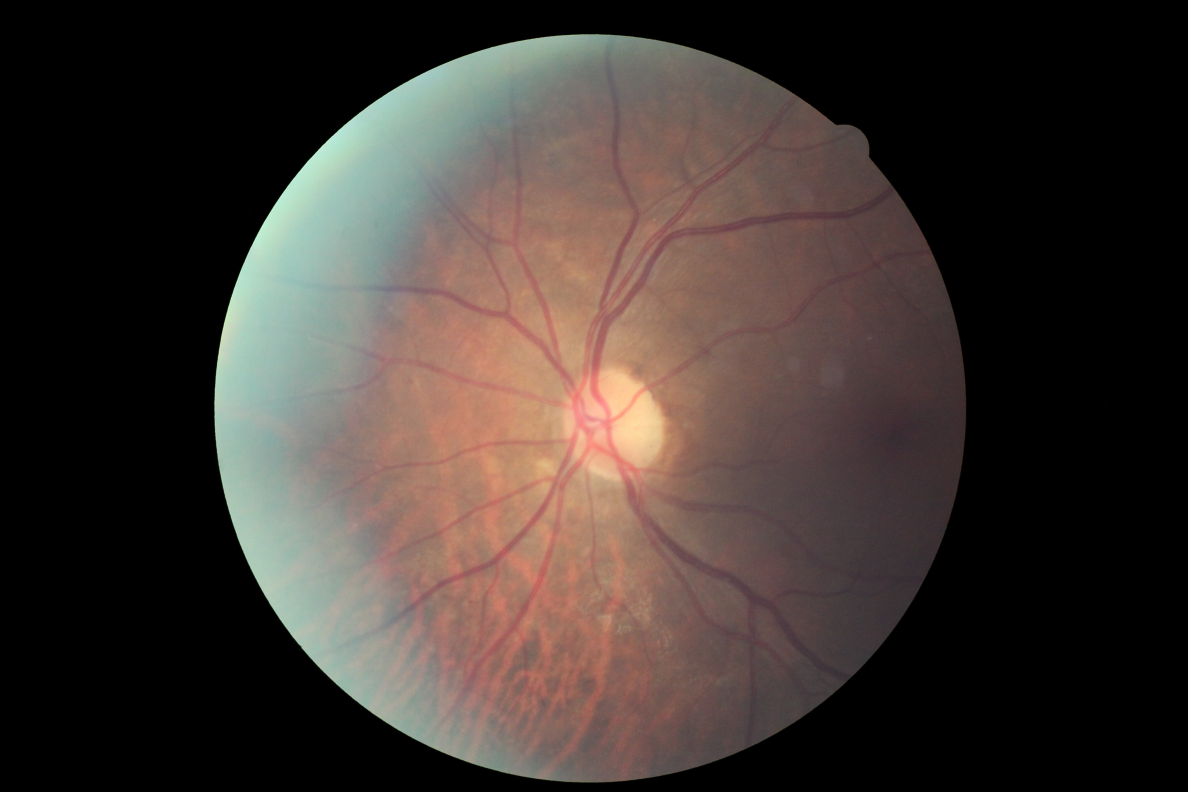
#> input picture Data/sample/data/test/10_left.jpeg, 4752 x 3168 px, given as the content of the folder ../../Data/sample/data/train-rescale/, which was not available (shown at 1/4 size)
$ python resize_images.py
#> lines starting #> are read from the running program, lines starting #| are printed output that depends on the picture; pictures that were not available may be replaced by others from this repository, and a replacement may not be noted
import os
import sys
# from PIL import Image
from PIL import ImageFile
ImageFile.LOAD_TRUNCATED_IMAGES = True
from skimage import io
from skimage.transform import resize
import numpy as np

root_dir = '../../Data/sample/'

def create_directory(directory):
    '''
    Creates a new folder in the specified directory if the folder doesn't exist.

    INPUT
        directory: Folder to be created, called as "folder/".

    OUTPUT
        New folder in the current directory.
    '''
    if not os.path.exists(directory):
        os.makedirs(directory)


def crop_and_resize_images(path, new_path, img_size=256):
    '''
    Crops, resizes, and stores all images from a directory in a new directory.

    INPUT
        path: Path where the current, unscaled images are contained.
        new_path: Path to save the resized images.
        img_size: New size for the rescaled images.

    OUTPUT
        All images cropped, resized, and saved from the old folder to the new folder.
    '''
#> called with path = '../../Data/sample/data/train-rescale/', img_size = 256
    create_directory(new_path)
    dirs = [l for l in os.listdir(path) if l != '.DS_Store']
    total = 0

    for item in dirs:
        img = io.imread(path+item)
#> img is the input picture: shape (3168, 4752, 3); mean R, G, B 64.1, 54.6, 49.9
        y,x,channel = img.shape
#> y = 3168; x = 4752; channel = 3
        if x > y :
            cropx = y
#> cropx = 3168
            cropy = y
#> cropy = 3168
        else:
            cropx = x
            cropy = x

        startx = x//2-(cropx//2)
#> startx = 792
        starty = y//2-(cropy//2)
#> starty = 0
        img = img[starty:starty+cropy,startx:startx+cropx]
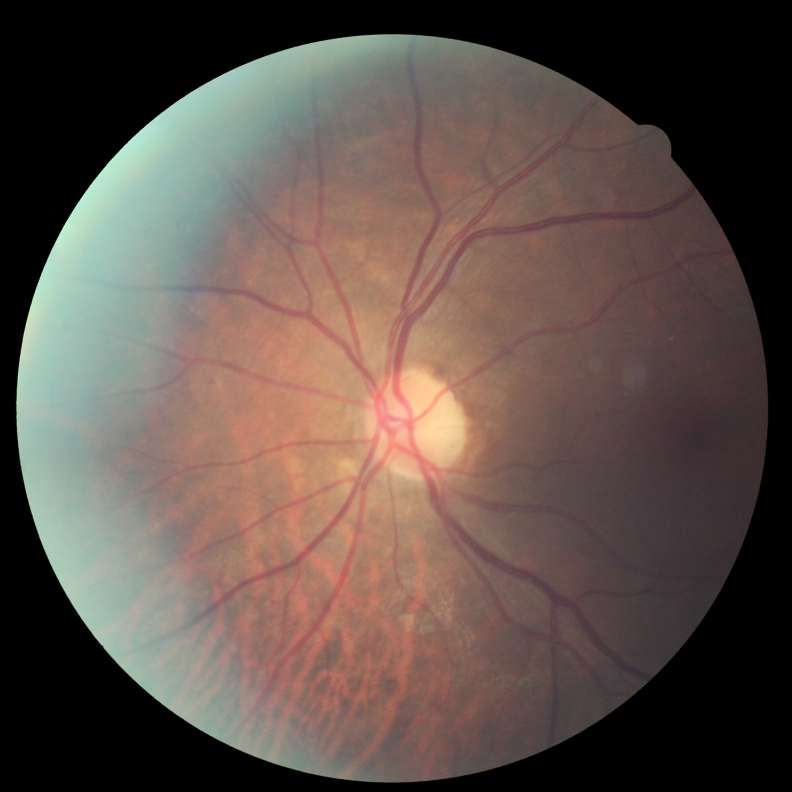
#> img: shape (3168, 3168, 3) (shown at 1/4 size); mean R, G, B 96.2, 81.9, 74.9
        img = resize(img, (256,256))
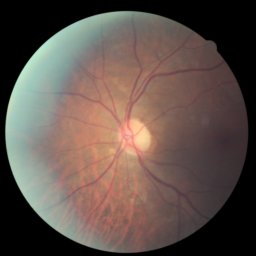
#> img: shape (256, 256, 3) float64; mean R, G, B 0.377, 0.321, 0.294
#> (the run stopped early here; a loop or call above may not have finished)

$ run again, on Data/sample/data/test/10_right.jpeg
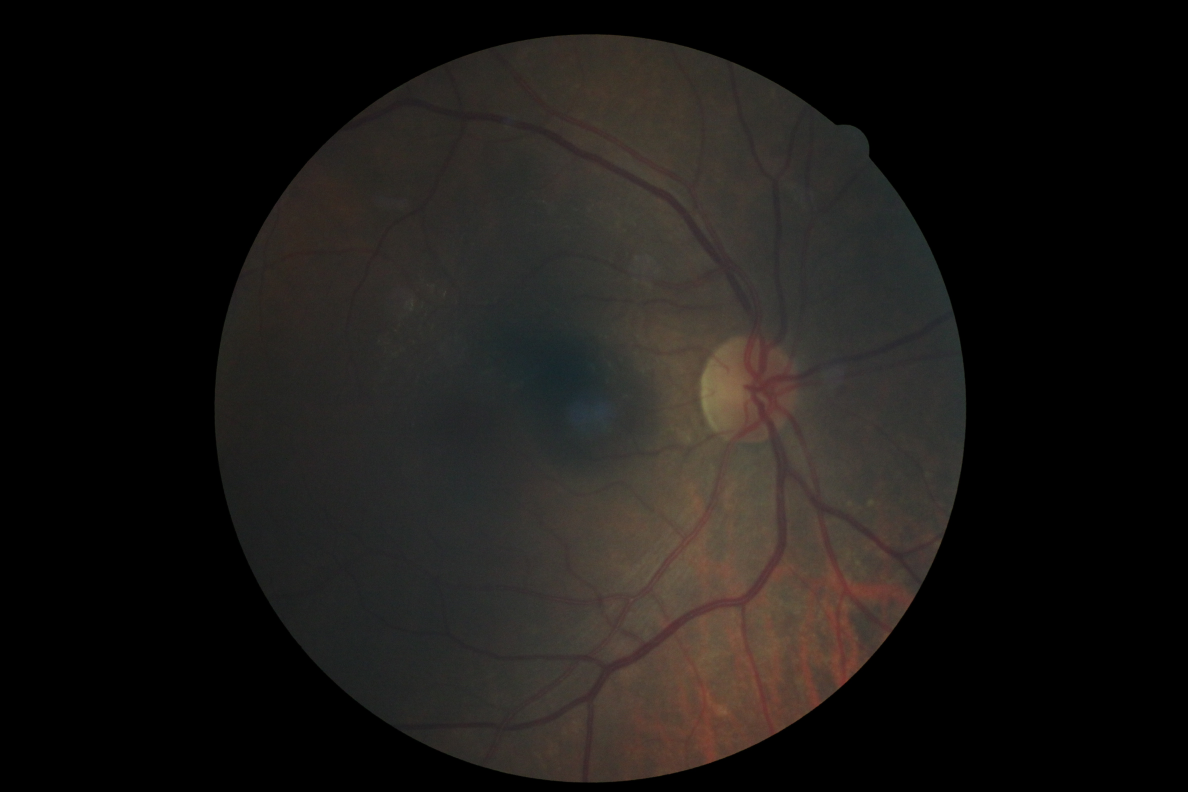
#> input picture Data/sample/data/test/10_right.jpeg, 4752 x 3168 px, given as the content of the folder ../../Data/sample/data/train-rescale/, which was not available (shown at 1/4 size)
#> in crop_and_resize_images, img is the input picture: shape (3168, 4752, 3); mean R, G, B 27, 24.3, 21.8
#> in crop_and_resize_images, `img = img[starty:starty+cropy,startx:startx+cropx]`:
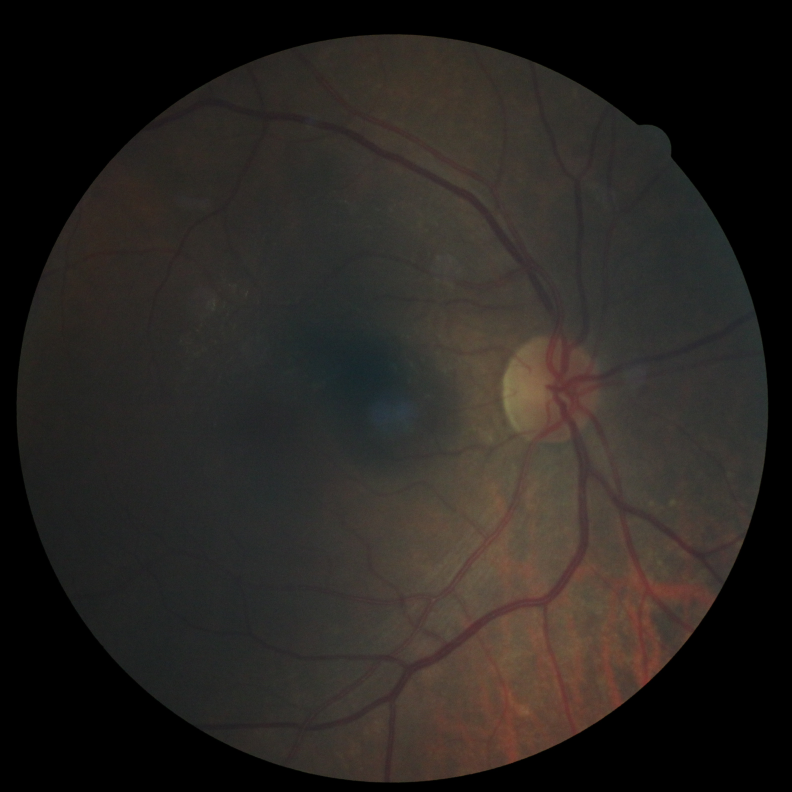
#> img: shape (3168, 3168, 3) (shown at 1/4 size); mean R, G, B 40.5, 36.4, 32.7
#> in crop_and_resize_images, `img = resize(img, (256,256))`:
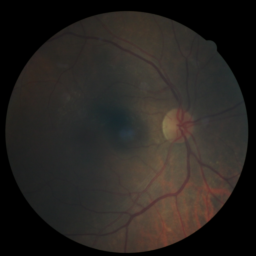
#> img: shape (256, 256, 3) float64; mean R, G, B 0.159, 0.143, 0.128

$ run again, on Data/sample/data/test/13_left.jpeg
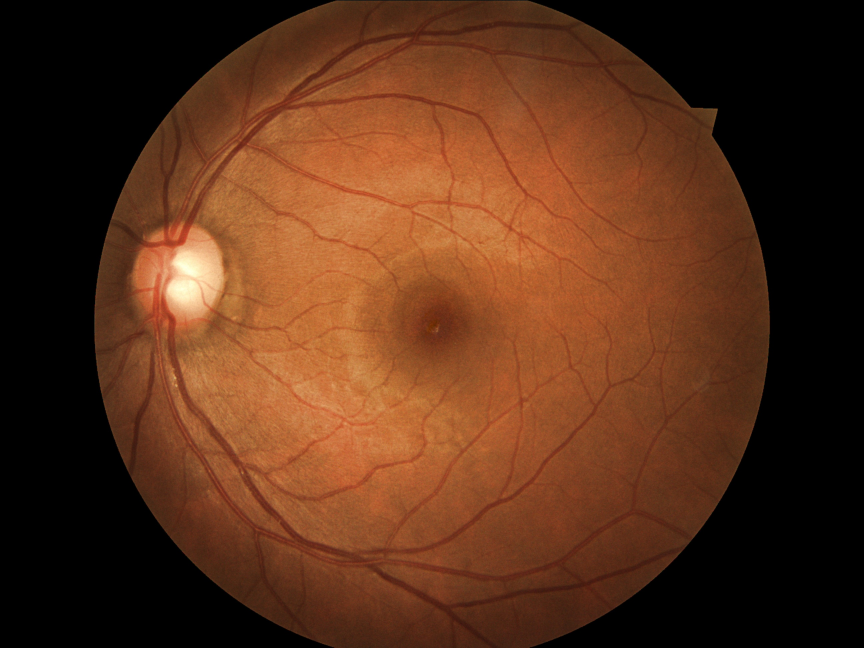
#> input picture Data/sample/data/test/13_left.jpeg, 2592 x 1944 px, given as the content of the folder ../../Data/sample/data/train-rescale/, which was not available (shown at 1/3 size)
#> in crop_and_resize_images, img is the input picture: shape (1944, 2592, 3); mean R, G, B 88.6, 48.2, 25.6
#> in crop_and_resize_images, `img = img[starty:starty+cropy,startx:startx+cropx]`:
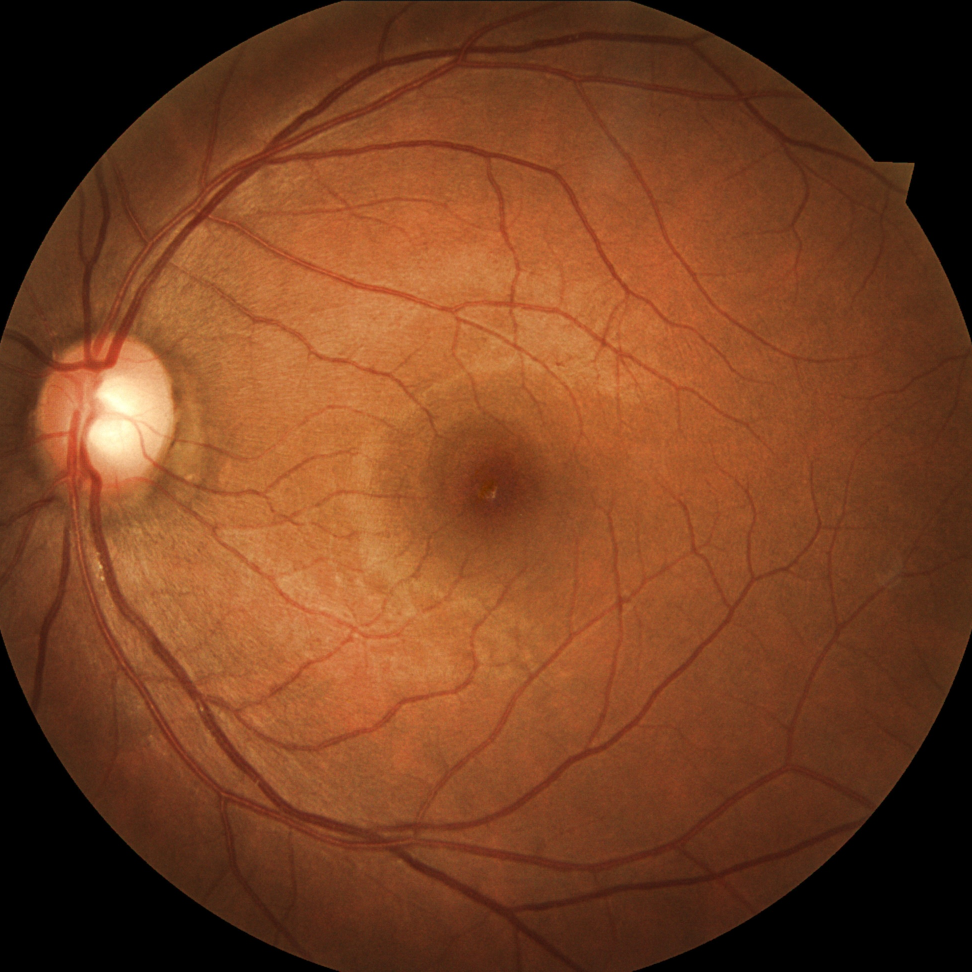
#> img: shape (1944, 1944, 3) (shown at 1/2 size); mean R, G, B 117.4, 63.9, 33.9
#> in crop_and_resize_images, `img = resize(img, (256,256))`:
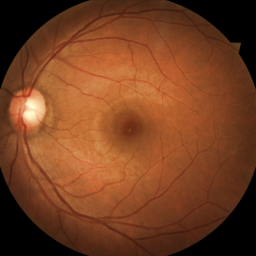
#> img: shape (256, 256, 3) float64; mean R, G, B 0.46, 0.25, 0.133
